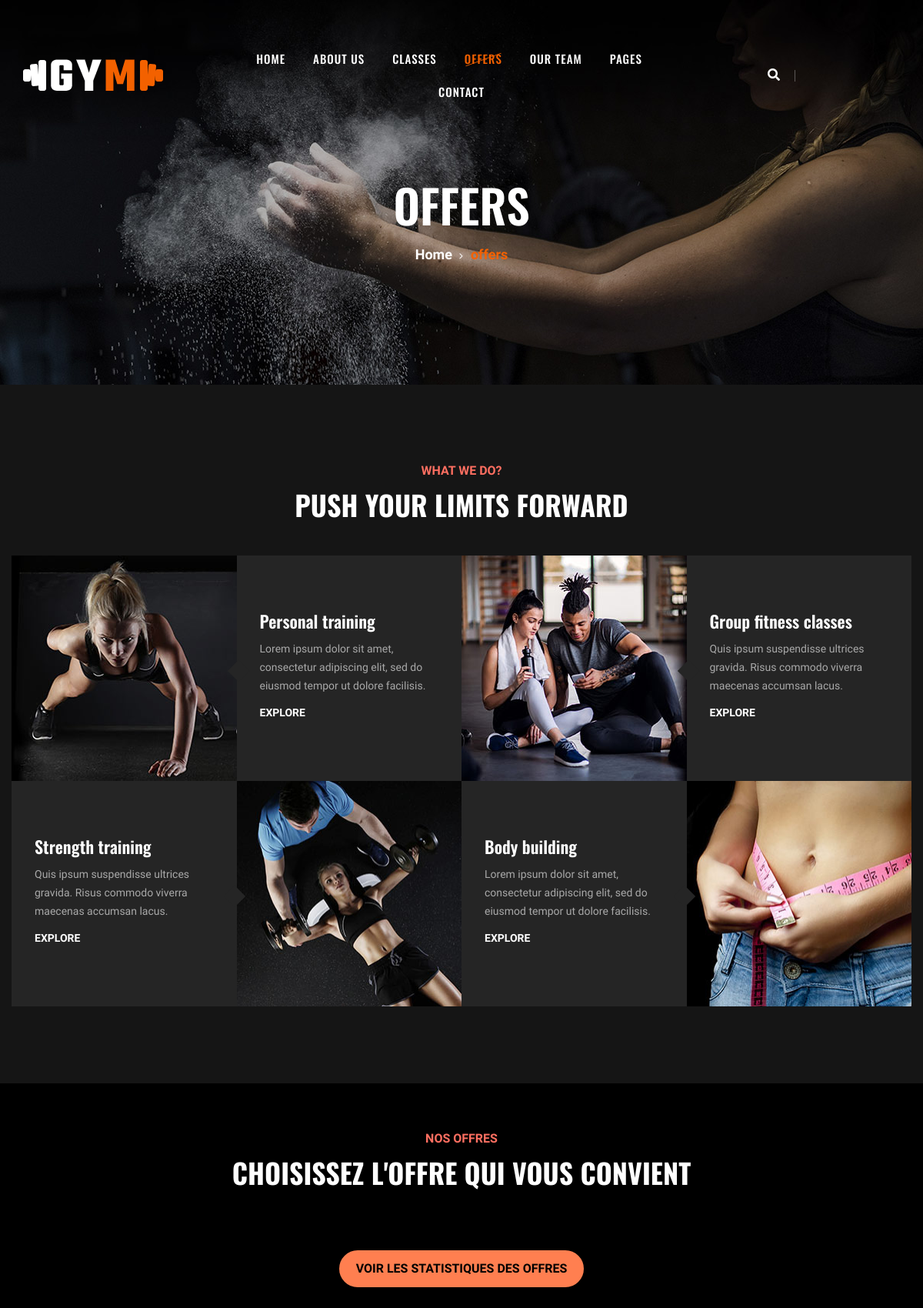
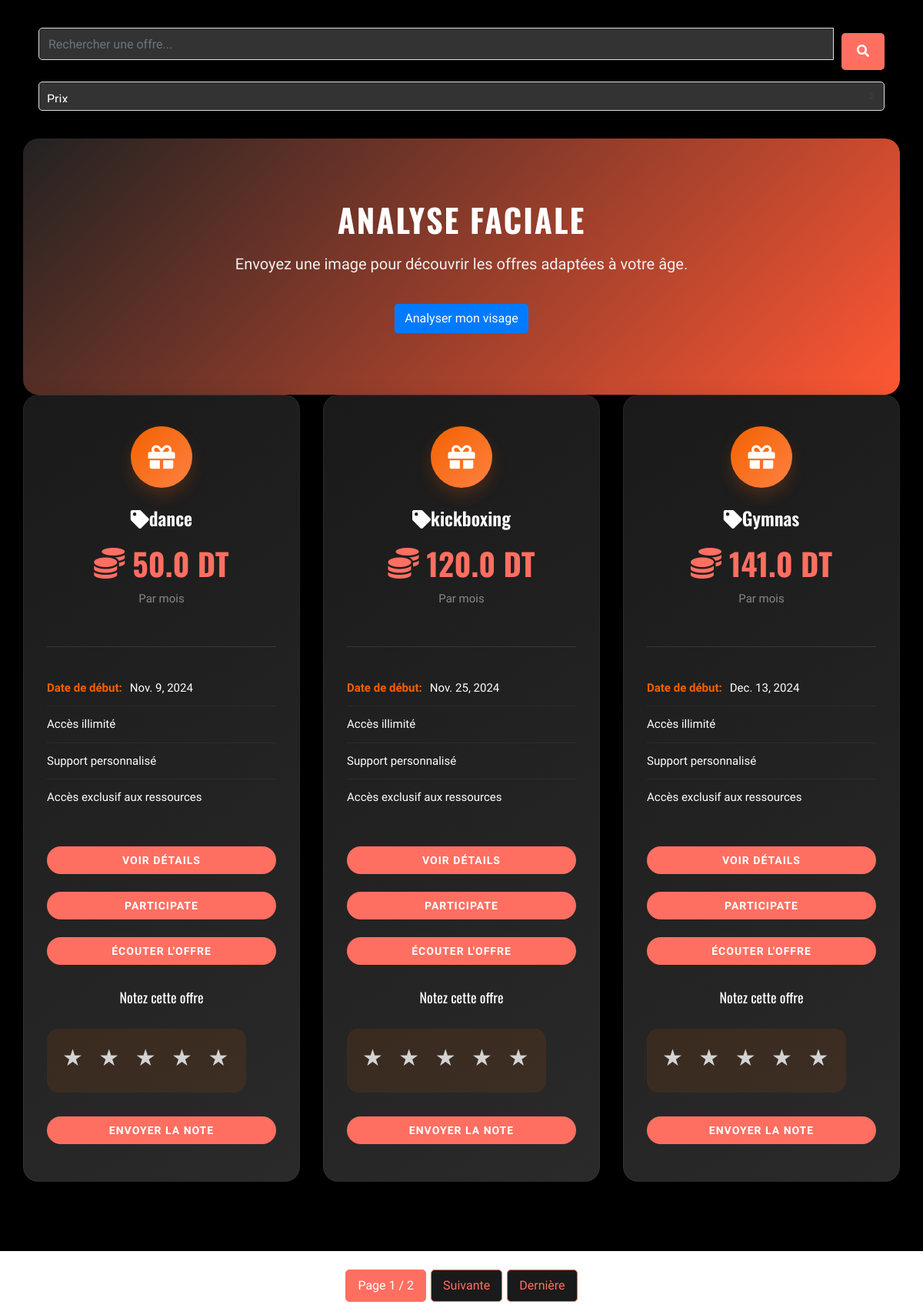
/offres/listViewoffre/ (upper part), run on the app's committed database (2 pictures, top to bottom).
### gestionOffres/models.py (models this page shows, shortened)
class offre(models.Model):
 titleOffre=models.CharField(max_length=255)
 program = models.FileField(
        upload_to='files/',
        validators=[FileExtensionValidator(allowed_extensions=['pdf', 'png', 'jpeg', 'jpg'])],
        error_messages={'invalid_extension': 'Le fichier doit être au format PDF, PNG, JPEG ou JPG.'}  # Correction ici
    )
 capacity=models.IntegerField(validators=[MaxValueValidator(limit_value=20,message="capacity must be under 20")])
 start_date=models.DateField()
 end_date=models.DateField()
 price=models.FloatField()
 coach_id=models.IntegerField()
 nutrisionist_id=models.IntegerField()
 category = models.CharField(max_length=50, choices=[('kids', 'Kids'), ('teens', 'Teens'), ('other', 'Other')])  # Assurez-vous que ce champ existe
 class meta:
    verbose_name_plural="offres"

### gestionOffres/views.py (the view)
# urls.py: path('listViewoffre/', offreListView.as_view(), name='listViewoffre'),
class offreListView(ListView):
    model = offre
    template_name = 'listOffre.html'
    context_object_name = 'offres'
    paginate_by = 3  # Number of offers per page
    def get_queryset(self):
        queryset = offre.objects.order_by('start_date')
        sort_by = self.request.GET.get('sort_by')
        if sort_by == 'price':
            queryset = queryset.order_by('price')
        elif sort_by == 'titleOffre':
            queryset = queryset.order_by('titleOffre')
        return queryset

### gestionOffres/Templates/listOffre.html (shortened to what this page needs)
{% load static %}
<!DOCTYPE html>
<html lang="en">
    <html lang="zxx">
    <head>
        {% load static %}
        <link rel="stylesheet" href="{% static 'css/bootstrap.min.css' %}">
        <link rel="stylesheet" href="{% static 'css/font-awesome.min.css' %}">
        <link rel="stylesheet" href="{% static 'css/flaticon.css' %}" type="text/css">
        <link rel="stylesheet" href="{% static 'css/owl.carousel.min.css' %}" type="text/css">
        <link rel="stylesheet" href="{% static 'css/barfiller.css' %}" type="text/css">
        <link rel="stylesheet" href="{% static 'css/magnific-popup.css' %}" type="text/css">
        <link rel="stylesheet" href="{% static 'css/slicknav.min.css' %}" type="text/css">
        <link rel="stylesheet" href="{% static 'css/style.css' %}" type="text/css">
        <link href="https://cdnjs.cloudflare.com/ajax/libs/font-awesome/5.15.4/css/all.min.css" rel="stylesheet">
</head>
<body>
    <header class="header-section">
        <div class="container-fluid">
            <div class="row">
                <div class="col-lg-3">
                    <div class="logo">
                        <a href="./index.html">
                            <img src="{% static 'img/logo.png' %}" alt="">
                        </a>
                    </div>
                </div>
                <div class="col-lg-6">
                    <nav class="nav-menu">
                        <ul>
                            <li><a href="./index.html">Home</a></li>
                            <li><a href="./about-us.html">About Us</a></li>
                            <li><a href="./classes.html">Classes</a></li>
                            <li class="active"><a href="./services.html">offers</a></li>
                            <li><a href="./team.html">Our Team</a></li>
                            <li><a href="#">Pages</a>
                            </li>
                            <li><a href="./contact.html">Contact</a></li>
                        </ul>
                    </nav>
                </div>
                <div class="col-lg-3">
                    <div class="top-option">
                        <div class="to-search search-switch">
                            <i class="fa fa-search"></i>
                        </div>
                        <div class="to-social">
                            <a href="#"><i class="fa fa-facebook"></i></a>
                            <a href="#"><i class="fa fa-twitter"></i></a>
                            <a href="#"><i class="fa fa-youtube-play"></i></a>
                            <a href="#"><i class="fa fa-instagram"></i></a>
                        </div>
                    </div>
                </div>
            </div>
        </div>
    </header>
    <section class="breadcrumb-section set-bg" data-setbg="{% static 'img/breadcrumb-bg.jpg' %}">
        <div class="container">
            <div class="row">
                <div class="col-lg-12 text-center">
                    <div class="breadcrumb-text">
                        <h2>offers</h2>
                        <div class="bt-option">
                            <a href="./index.html">Home</a>
                            <span>offers</span>
                        </div>
                    </div>
                </div>
            </div>
        </div>
    </section>
    <section class="services-section spad">
        <div class="container">
            <div class="row">
                <div class="col-lg-12">
                    <div class="section-title">
                        <span>What we do?</span>
                        <h2>PUSH YOUR LIMITS FORWARD</h2>
                    </div>
                </div>
            </div>
            <div class="row">
                <div class="col-lg-3 order-lg-1 col-md-6 p-0">
                    <div class="ss-pic">
                        <img src="{% static 'img/services/services-1.jpg' %}" alt="">
                    </div>
                </div>
                <div class="col-lg-3 order-lg-2 col-md-6 p-0">
                    <div class="ss-text">
                        <h4>Personal training</h4>
                        <p>Lorem ipsum dolor sit amet, consectetur adipiscing elit, sed do eiusmod tempor ut dolore
                            facilisis.</p>
                        <a href="#">Explore</a>
                    </div>
                </div>
                <div class="col-lg-3 order-lg-3 col-md-6 p-0">
                    <div class="ss-pic">
                        <img src="{% static 'img/services/services-2.jpg' %}" alt="">
                    </div>
                </div>
                <div class="col-lg-3 order-lg-4 col-md-6 p-0">
                    <div class="ss-text">
                        <h4>Group fitness classes</h4>
                        <p>Quis ipsum suspendisse ultrices gravida. Risus commodo viverra maecenas accumsan lacus.</p>
                        <a href="#">Explore</a>
                    </div>
                </div>
                <div class="col-lg-3 order-lg-8 col-md-6 p-0">
                    <div class="ss-pic">
                        <img src="{% static 'img/services/services-4.jpg' %}" alt="">
                    </div>
                </div>
                <div class="col-lg-3 order-lg-7 col-md-6 p-0">
                    <div class="ss-text second-row">
                        <h4>Body building</h4>
                        <p>Lorem ipsum dolor sit amet, consectetur adipiscing elit, sed do eiusmod tempor ut dolore
                            facilisis.</p>
                        <a href="#">Explore</a>
                    </div>
                </div>
                <div class="col-lg-3 order-lg-6 col-md-6 p-0">
                    <div class="ss-pic">
                        <img src="{% static 'img/services/services-3.jpg' %}" alt="">
                    </div>
                </div>
                <div class="col-lg-3 order-lg-5 col-md-6 p-0">
                    <div class="ss-text second-row">
                        <h4>Strength training</h4>
                        <p>Quis ipsum suspendisse ultrices gravida. Risus commodo viverra maecenas accumsan lacus.</p>
                        <a href="#">Explore</a>
                    </div>
                </div>
            </div>
        </div>
    </section>
<section id="price" class="pricing-section service-pricing spad">
    <div class="container">
        <div class="row">
            <div class="col-lg-12">
                <div class="section-title">
                    <span>Nos Offres</span>
                    <h2>Choisissez l'offre qui vous convient</h2>
                </div>
            </div>
        </div>
        <div class="text-center my-4">
            <a href="{% url 'offre_statistics_view' %}" class="btn btn-statistics">
                Voir les statistiques des offres
            </a>
        </div>
        <div class="search-sort-container wow fadeInUp" data-wow-delay="0.3s">
            <form method="get" action="{% url 'search_offres' %}" class="search-sort-form">
                <div class="input-group input-group-lg">
                    <input type="text" name="q" placeholder="Rechercher une offre..."
                           value="{{ request.GET.q|default_if_none:'' }}" class="form-control" />
                    <button type="submit" class="btn btn-search">
                        <i class="fa fa-search"></i>
                    </button>
                </div>
                <div class="form-group">
                    <select name="sort_by" id="sort_by" class="custom-select" onchange="this.form.submit()">
                        <option value="price" {% if request.GET.sort_by == 'price' %}selected{% endif %}>Prix</option>
                    </select>
                </div>
            </form>
        </div>
        <section id="analyze" class="analyze-section spad">
            <div class="container">
                <div class="text-center">
                    <h2>Analyse Faciale</h2>
                    <p>Envoyez une image pour découvrir les offres adaptées à votre âge.</p>
                    <a href="{% url 'analyze_face' %}" class="btn btn-primary">Analyser mon visage</a>
                </div>
            </div>
        </section>
        <div class="row justify-content-center">
            {% for c in offres %}
            <div class="col-lg-4 col-md-6">
                <div class="class-item">
                    <div class="ci-pic">
                        <div class="offer-header">
                            <div class="offer-icon">
                                <i class="fas fa-gift"></i>
                            </div>
                            <h3><i class="fas fa-tag me-2"></i>{{ c.titleOffre }}</h3>
                            <div class="pi-price">
                                <h2><i class="fas fa-coins me-2"></i>{{ c.price }} DT</h2>
                                <span class="period">Par mois</span>
                            </div>
                        </div>
                    </div>
                    <ul>
                        <li><strong>Date de début:</strong> {{ c.start_date }}</li>
                        <li>Accès illimité</li>
                        <li>Support personnalisé</li>
                        <li>Accès exclusif aux ressources</li>
                    </ul>
                    <a href="{% url 'detailoffre' c.id %}" class="primary-btn pricing-btn">Voir Détails</a>
                    <a href="#"
                       class="primary-btn pricing-btn btn-abonner"
                       data-offre-id="{{ c.id }}">
                       Participate
                    </a>
                    <button class="primary-btn pricing-btn" onclick="playAudio('{{ c.id }}')">Écouter l'offre</button>
                    <h4 class="mt-4">Notez cette offre</h4>
                    <form method="post" action="{% url 'rate_offre' offre_id=c.id %}">
                        <div class="star-rating">
                            <label for="star5-{{ c.id }}" class="star">&#9733;</label>
                            <label for="star4-{{ c.id }}" class="star">&#9733;</label>
                            <label for="star3-{{ c.id }}" class="star">&#9733;</label>
                            <label for="star2-{{ c.id }}" class="star">&#9733;</label>
                            <label for="star1-{{ c.id }}" class="star">&#9733;</label>
                        </div>
                        <button type="submit" class="primary-btn pricing-btn mt-3">Envoyer la note</button>
                    </form>
                </div>
            </div>
            {% empty %}
            <div class="col-md-12">
                <p class="alert alert-warning">Aucune offre disponible</p>
            </div>
            {% endfor %}
        </div>
    </div>
</section>
<div class="container bg-gray-100 py-4">
    <div class="row justify-content-center">
        <div class="col-md-12">
            <nav aria-label="Page navigation" class="bg-gray-100">
                <ul class="pagination justify-content-center bg-gray-100">
                    <li class="page-item active">
                        <span class="page-link bg-gray-100">
                            Page {{ page_obj.number }} / {{ page_obj.paginator.num_pages }}
                        </span>
                    </li>
                    {% if page_obj.has_next %}
                        <li class="page-item">
                            <a class="page-link bg-gray-100"
                               href="?page={{ page_obj.next_page_number }}{% if request.GET.sort_by %}&sort_by={{ request.GET.sort_by }}{% endif %}{% if request.GET.q %}&q={{ request.GET.q }}{% endif %}">
                                Suivante
                            </a>
                        </li>
                        <li class="page-item">
                            <a class="page-link bg-gray-100"
                               href="?page={{ page_obj.paginator.num_pages }}{% if request.GET.sort_by %}&sort_by={{ request.GET.sort_by }}{% endif %}{% if request.GET.q %}&q={{ request.GET.q }}{% endif %}">
                                Dernière
                            </a>
                        </li>
                    {% endif %}
                </ul>
            </nav>
        </div>
    </div>
</div>
</body>
</html>

### blog/static/css/barfiller.css (style rules this page uses)
body { font-family: Arial; }

### data on the page
offre: titleOffre "dance", price "50.0", start_date "Nov. 9, 2024"
offre: titleOffre "kickboxing", price "120.0", start_date "Nov. 25, 2024"
offre: titleOffre "Gymnas", price "141.0", start_date "Dec. 13, 2024"

### other printed values
{{ page_obj.number }} "1"
{{ page_obj.paginator.num_pages }} "2"
